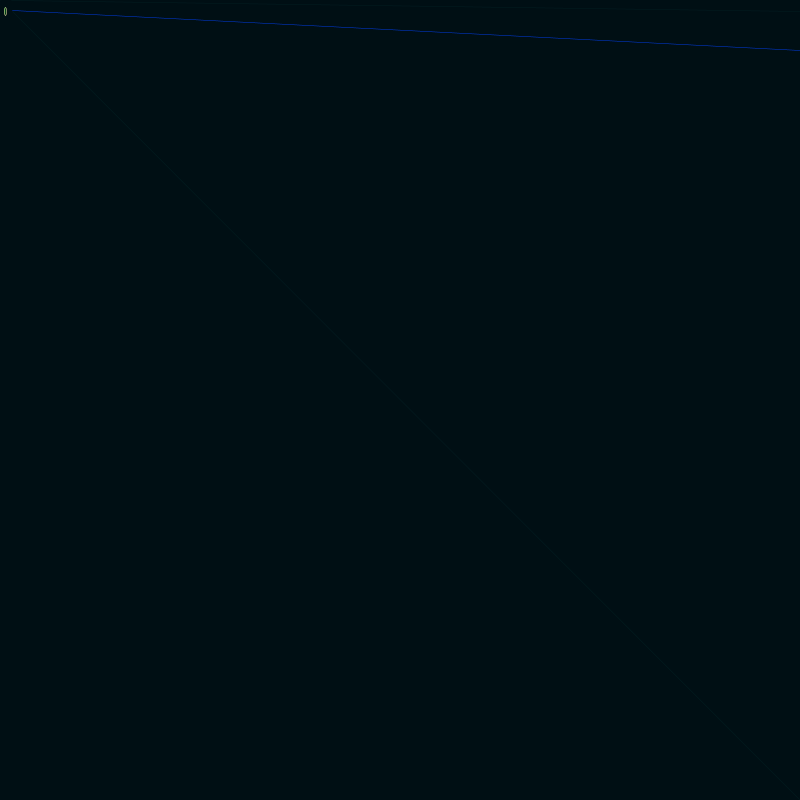
Frame 1 (no input)
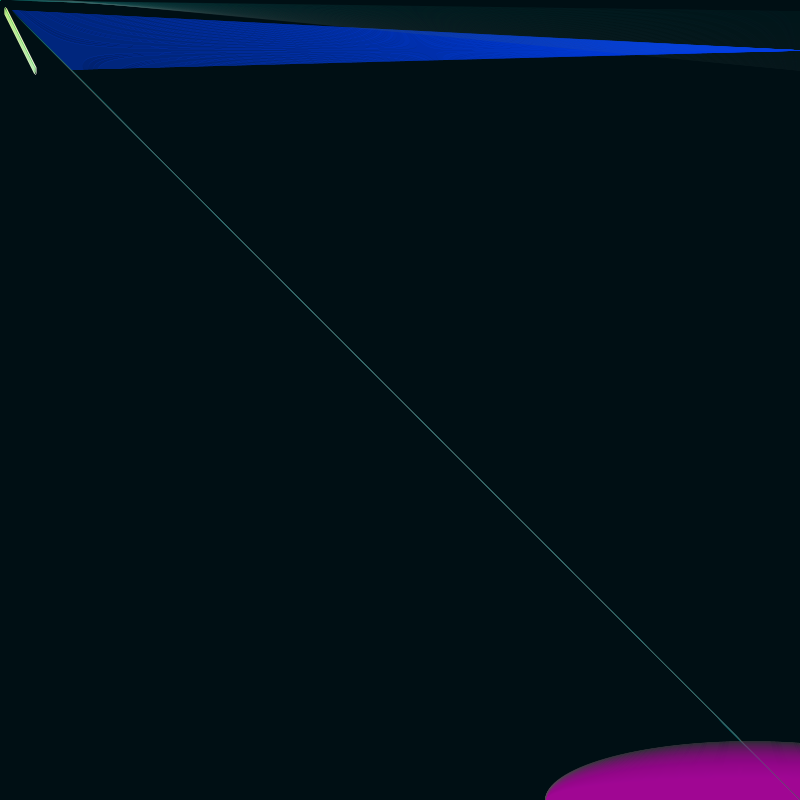
Frame 60 (the mouse pressed at the canvas centre just before this capture)
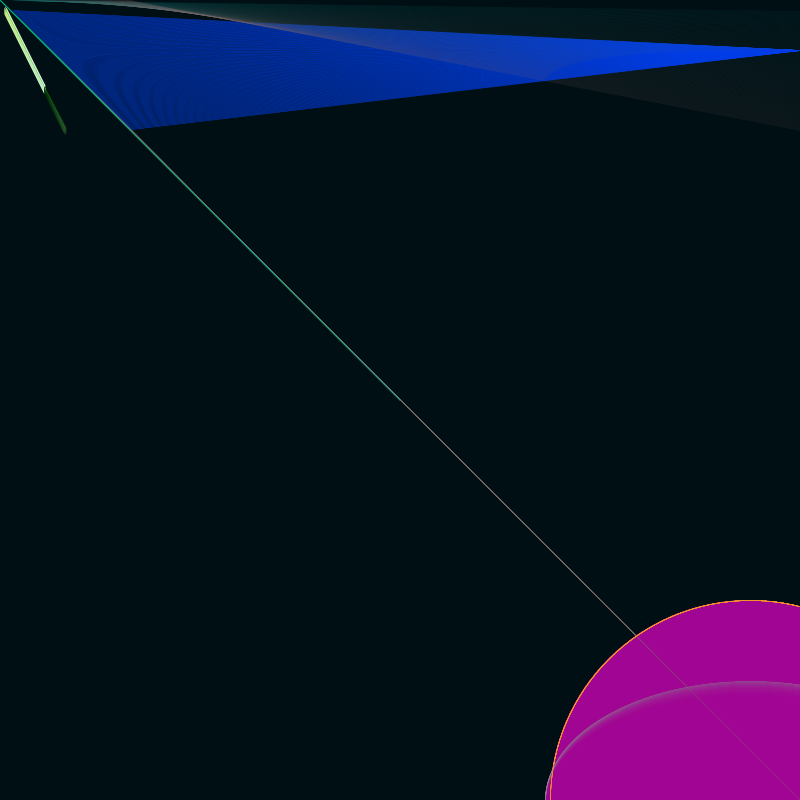
Frame 120 (the mouse held since frame 60 and released just before this capture)

The Processing sketch that drew these frames (run headless with seeded random() and noise(); from frame 60 on, the mouse is pressed at the canvas centre):

// Processing sketch: processing_73701
// ── processing_73701.pde

    int myColor;
    int dir;
    int x;
    float y;
    float z;
  


void setup(){
   //colorMode(HSB,360,100,100,100);
    background(0,15,20);
    size(800,800);
    smooth();
    strokeWeight(.5);
      myColor = 10;
      x = 0;
      dir = 1;
      y = 10;
      z = 30;
}


void draw(){
//Shows mouse location
//frameRate(100);
    println(mouseX + " : " + mouseY);
  
// LINES
    myColor += 1;
    stroke(myColor,100,100,40); //makes arch orange instead of green

//ARCHED LINE orange
    line(width,myColor,myColor*1,0); 
    
//LINEAR LINE top L to botom R   
    line(800,height,myColor+1,myColor); 

//LINEAR LINE blue fill top R
    stroke(0,60,230);
    line(800,50,myColor+1,myColor-1); 



// CIRCLE 1 PINK looped
      //  y += 1; makes green comet line wide and follow diagonal edge
    stroke(myColor+7);
    fill(162,0,158,20);
  //ellipse(width/2, height/2,x,x);
    ellipse(750,800,y+400,x);
        
          if(x > 450){
                x = 1;
          }
      
      
          x = x+2;
          
    
            
   
// CIRCLE 2 Orange Stroke
    stroke(249,158,30);
 
 // fill(162,0,158,20);
  ellipse(750,800,mouseX,mouseY);
             if(y > 600){
                  dir = 0;
  }


// CIRCLE 2 GREEN from top left corner (comet line)
   stroke(myColor-90);
   fill(0,208,25,70);
   ellipse(myColor/2,myColor,2,y-2);
             if(x > 800){
                  dir = -1;       
                           } 
            
             if(x < 100){
                  dir = 1;
                          }
                          
             if(y > 100){
                  dir = +1;
                           }
                          
             if(y > 300){
                  dir = -1;
                           }
  
   
    stroke(0,200,120,20);   
    line(z-30,y-10, pmouseX, pmouseY);
             if(z > 60){
                  dir = -1;
                           }
           
             if(y < 600){
                  dir = 0;
                           }
}
   
   
   

                
 
